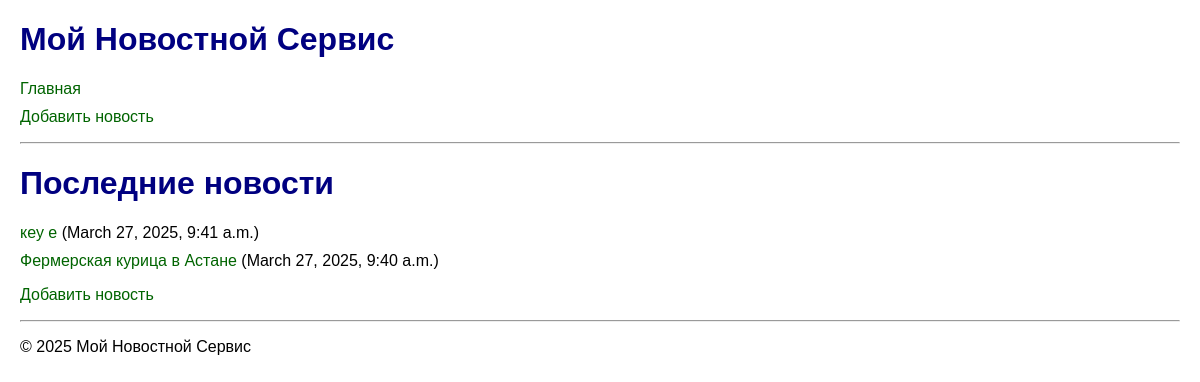
Before: /news/ with the older database file.
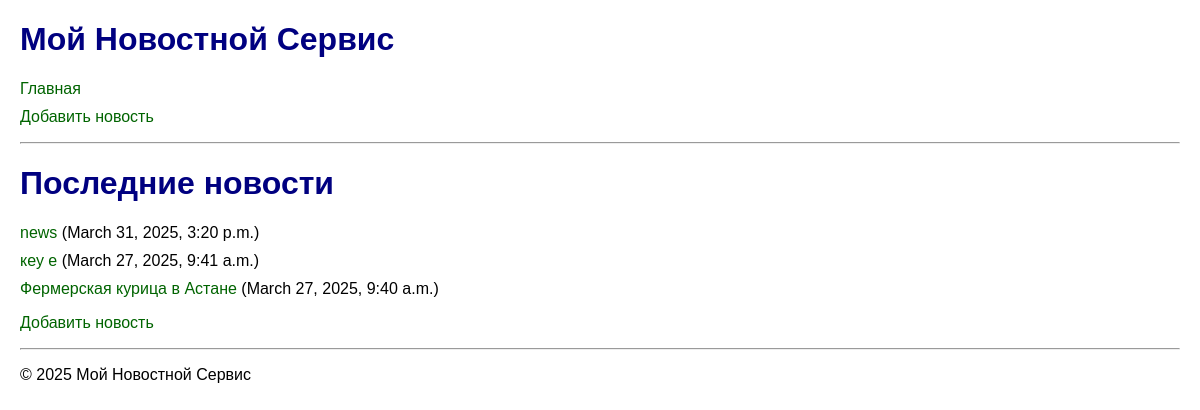
After: the same page with the newer database file.
### news/models.py (models this page shows, shortened)
class News(models.Model):
    title = models.CharField(max_length=200)
    content = models.TextField()
    created_at = models.DateTimeField(auto_now_add=True)
    author = models.ForeignKey(User, on_delete=models.CASCADE)

### news/views.py (the view)
# urls.py: path('', views.news_list, name='news_list'),
def news_list(request):
    news = News.objects.all().order_by('-created_at')
    return render(request, 'news/news_list.html', {'news': news})

### news/templates/news/news_list.html (shortened to what this page needs)
{% extends 'base.html' %}
{% block content %}
    <h1>Последние новости</h1>
    <ul>
        {% for item in news %}
            <li><a href="{% url 'news:news_detail' item.pk %}">{{ item.title }}</a> ({{ item.created_at }})</li>
        {% empty %}
            <li>Нет новостей.</li>
        {% endfor %}
    </ul>
    <p><a href="{% url 'news:add_news' %}">Добавить новость</a></p>
{% endblock %}

### news/templates/base.html (shortened to what this page needs)
<!DOCTYPE html>
<html lang="en">
<head>
</head>
<body>
    <header>
        <h1>Мой Новостной Сервис</h1>
        <nav>
            <ul>
                <li><a href="{% url 'news:news_list' %}">Главная</a></li>
                <li><a href="{% url 'news:add_news' %}">Добавить новость</a></li>
            </ul>
        </nav>
        <hr>
    </header>
    <main>
        {% block content %}
        {% endblock %}
    </main>
    <footer>
        <hr>
        <p>&copy; 2025 Мой Новостной Сервис</p>
    </footer>
</body>
</html>

### news/templates/base.html (style rules this page uses)
body { font-family: sans-serif; margin: 20px; }
h1, h2 { color: navy; }
ul { list-style-type: none; padding: 0; }
li { margin-bottom: 10px; }
a { color: darkgreen; text-decoration: none; }

Changed rows visible on the page:
added News: title "news", created_at "March 31, 2025, 3:20 p.m."
